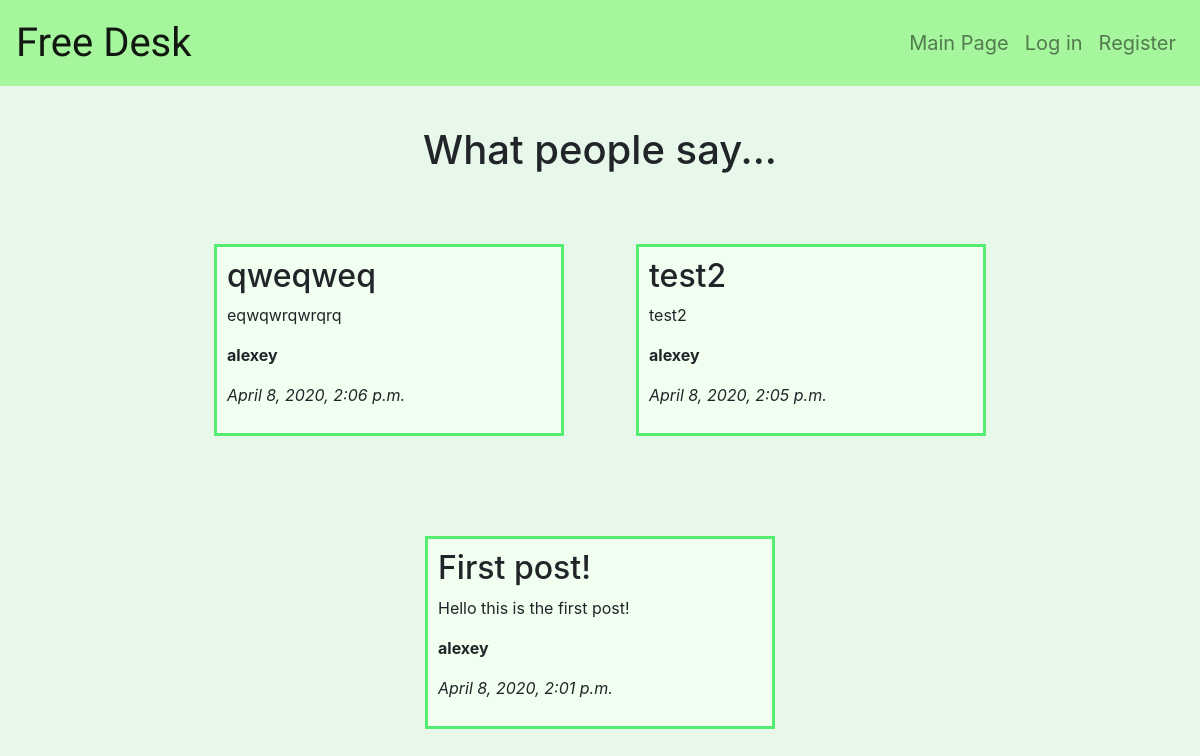
The app's page /index/, older data.
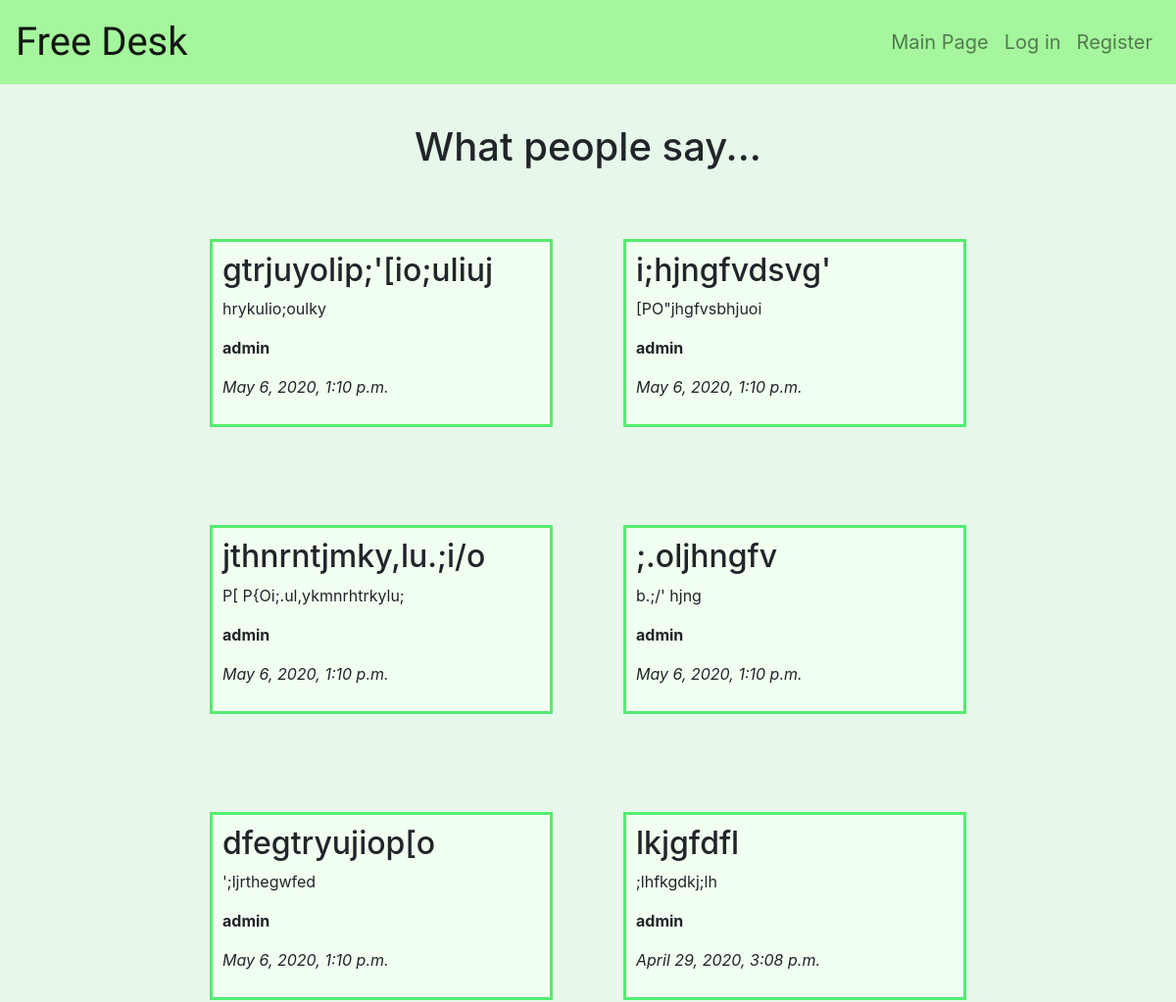
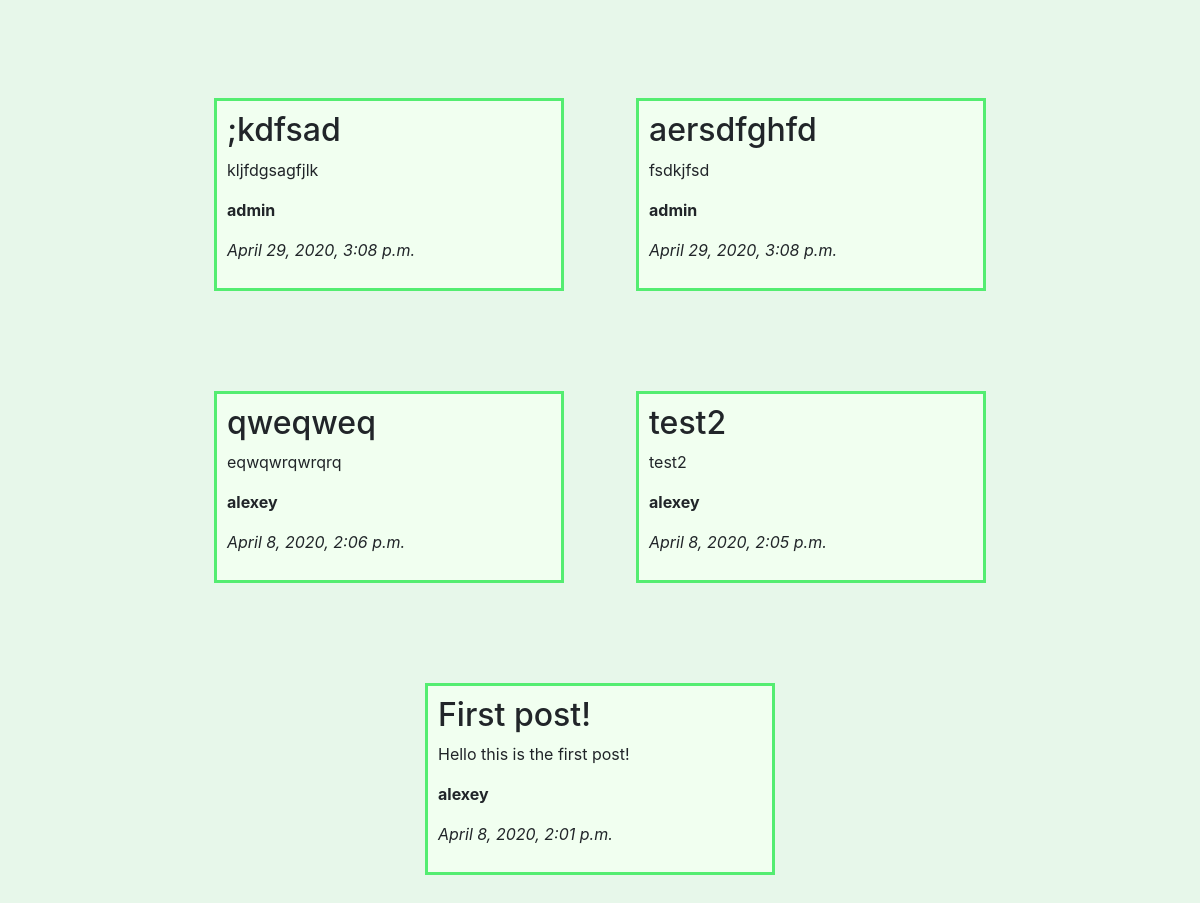
The same page, newer data (2 pictures, top to bottom).
### desk/models.py (models this page shows, shortened)
class Post(models.Model):
    author = models.ForeignKey(User, on_delete=models.CASCADE,)
    subject = models.CharField(max_length=60)
    text = models.TextField()
    pub_date = models.DateTimeField('date published')

### desk/views.py (the view)
# urls.py: path('index/', views.IndexView.as_view(), name='index'),
class IndexView(ListView):
    paginate_by = 12
    model = Post
    ordering = '-pub_date'

### desk/templates/desk/post_list.html (shortened to what this page needs)
{% extends 'desk/base.html' %}
{% block content %}
<header class="header">
	<h1>What people say...</h1>
</header>
<div class="postlist-flex">
	{% for post in post_list %}
		<div class="postlist-box-flex bgcolor">
			<h2 style="min-width: 0;">{{ post.subject }}</h2>
			<p>{{ post.text }}</p>
			<p class="text-bold">{{ post.author }}</p>
			<p class="text-italic">{{ post.pub_date }}</p>
		</div>
	{% endfor %}
</div>
{% endblock %}

Row changes from the older to the newer data that the page shows:
added Post: subject "gtrjuyolip;'[io;uliuj", text "hrykulio;oulky", author "admin", pub_date "May 6, 2020, 1:10 p.m."
added Post: subject "i;hjngfvdsvg'", text "[PO\"jhgfvsbhjuoi", author "admin", pub_date "May 6, 2020, 1:10 p.m."
added Post: subject "jthnrntjmky,lu.;i/o", text "P[ P{Oi;.ul,ykmnrhtrkylu;", author "admin", pub_date "May 6, 2020, 1:10 p.m."
added Post: subject ";.oljhngfv", text "b.;/' hjng", author "admin", pub_date "May 6, 2020, 1:10 p.m."
added Post: subject "dfegtryujiop[o", text "';ljrthegwfed", author "admin", pub_date "May 6, 2020, 1:10 p.m."
added Post: subject "lkjgfdfl", text ";lhfkgdkj;lh", author "admin", pub_date "April 29, 2020, 3:08 p.m."
added Post: subject ";kdfsad", text "kljfdgsagfjlk", author "admin", pub_date "April 29, 2020, 3:08 p.m."
added Post: subject "aersdfghfd", text "fsdkjfsd", author "admin", pub_date "April 29, 2020, 3:08 p.m."
